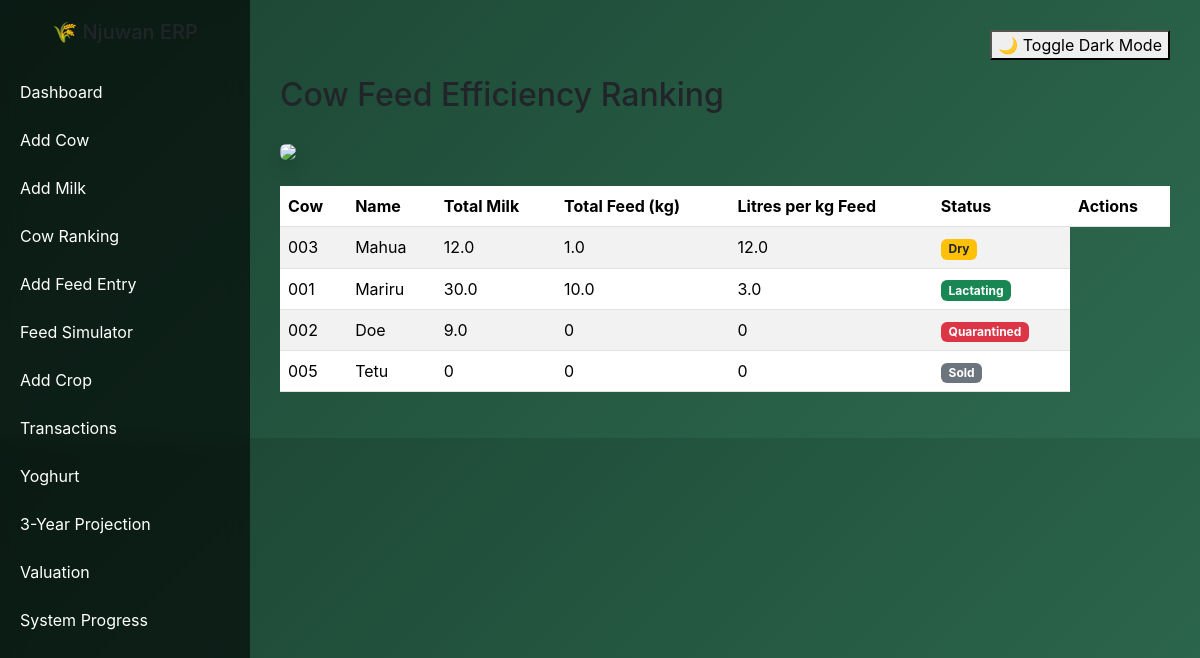
The app's page /cow_efficiency with its own data.
### models.py (models this page shows, shortened)
class Cow(db.Model):
    __tablename__ = "cows"
    id = db.Column(db.Integer, primary_key=True)
    tag_number = db.Column(db.String(50), unique=True)
    name = db.Column(db.String(100))  # New Name Column
    breed = db.Column(db.String(50))
    birth_date = db.Column(db.Date)
    age = db.Column(db.Integer)
    farm_id = db.Column(db.Integer, db.ForeignKey("farms.id"))
    weight_kg = db.Column(db.Float) # Useful for health monitoring
    status = db.Column(db.String(50), default="Active") # Active, Quarantined, Sold, Dry, Lactating
    feed_records = db.relationship("Feed", backref="cow", lazy=True)
    milk_records = db.relationship("MilkProduction", backref="cow", lazy='dynamic')

### app.py (the view)
@app.route("/cow_efficiency")
def cow_efficiency():
    data = cow_feed_efficiency()
    return render_template("cow_efficiency.html", data=data)

### analytics.py (called while the page is built)
def cow_feed_efficiency():
    cows = Cow.query.all()
    results = []
    for cow in cows:
        milk_total = db.session.query(func.sum(MilkProduction.litres)).filter_by(cow_id=cow.id).scalar() or 0
        feed_records = Feed.query.filter_by(cow_id=cow.id).all()
        total_feed = sum(record.qty for record in feed_records) # Use 'qty' as per your Feed model
        efficiency = (milk_total / total_feed) if total_feed > 0 else 0
        results.append({
            "cow": cow.tag_number,
            "name": cow.name,
            "milk": round(milk_total, 2),
            "feed_kg": round(total_feed, 2),
            "efficiency": round(efficiency, 2),
            "status": cow.status
        })
    results.sort(key=lambda x: x["efficiency"], reverse=True)
    return results

### templates/cow_efficiency.html
{% extends "base.html" %}
{% block content %}
<h2 class="mb-4">Cow Feed Efficiency Ranking</h2>
<div class="mb-4">
    <img src="https://images.unsplash.com/photo-1500595046743-cd271d694d30" class="img-fluid rounded shadow">
</div>
<table class="table table-striped">
    <thead>
        <tr>
            <th>Cow</th>
            <th>Name</th>
            <th>Total Milk</th>
            <th>Total Feed (kg)</th>
            <th>Litres per kg Feed</th>
            <th>Status</th> <th>Actions</th>
        </tr>
    </thead>
    <tbody>
        {% for cow in data %}
        <tr>
            <td>{{ cow.cow }}</td>
            <td>{{ cow.name }}</td>
            <td>{{ cow.milk }}</td>
            <td>{{ cow.feed_kg }}</td>
            <td>{{ cow.efficiency }}</td>
            <td>
                {% if cow.status == 'Active' or cow.status == 'Lactating' %}
                <span class="badge bg-success">{{ cow.status }}</span>
                {% elif cow.status == 'Quarantined' %}
                <span class="badge bg-danger">{{ cow.status }}</span>
                {% elif cow.status == 'Dry' %}
                <span class="badge bg-warning text-dark">{{ cow.status }}</span>
                {% else %}
                <span class="badge bg-secondary">{{ cow.status }}</span>
                {% endif %}
            </td>
        </tr>
        {% endfor %}
    </tbody>
</table>
{% endblock %}

### templates/base.html (shortened to what this page needs)
<!DOCTYPE html>
<html>
<head>
    <link href="https://cdn.jsdelivr.net/npm/bootstrap@5.3.2/dist/css/bootstrap.min.css" rel="stylesheet">
</head>
<body>
<div class="sidebar">
    <h5 class="text-center mb-4">🌾 Njuwan ERP</h5>
    <a href="/">Dashboard</a>
    <a href="/add_cow">Add Cow</a>
    <a href="/add_milk">Add Milk</a>
    <a href="/cow_efficiency">Cow Ranking</a>
    <a href="/add_feed">Add Feed Entry</a>
    <a href="/feed-efficiency">Feed Simulator</a>
    <a href="/add_crop">Add Crop</a>
    <a href="/add_transaction">Transactions</a>
    <a href="/yoghurt">Yoghurt</a>
    <a href="/projection">3-Year Projection</a>
    <a href="/valuation">Valuation</a>
    <a href="/progress">System Progress</a>
</div>
<div class="content">
    <div class="d-flex justify-content-end mb-3">
        <button class="toggle-btn" onclick="toggleDarkMode()">🌙 Toggle Dark Mode</button>
    </div>
    {% block content %}{% endblock %}
</div>
</body>
</html>

### templates/base.html (style rules this page uses)
body { margin: 0; font-family: 'Inter', sans-serif; background: linear-gradient(135deg, #1b4332, #2d6a4f); overflow-x: hidden; }
.sidebar { height: 100vh; width: 250px; position: fixed; background: rgba(0, 0, 0, 0.6); backdrop-filter: blur(10px); padding-top: 20px; transition: 0.3s ease; }
.sidebar a { display: block; color: #fff; padding: 12px 20px; text-decoration: none; }
.content { margin-left: 250px; padding: 30px; transition: 0.3s ease; }

### records on screen
Cow: cow "003", name "Mahua", milk "12.0", feed_kg "1.0", efficiency "12.0", status "Dry"
Cow: cow "001", name "Mariru", milk "30.0", feed_kg "10.0", efficiency "3.0", status "Lactating"
Cow: cow "002", name "Doe", milk "9.0", feed_kg "0", efficiency "0", status "Quarantined"
Cow: cow "005", name "Tetu", milk "0", feed_kg "0", efficiency "0", status "Sold"
